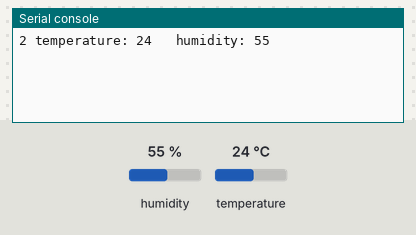
A program run on a simulated Raspberry Pi Pico running MicroPython. On the bench: the last lines printed to the serial console. The inputs (shaded band) are chosen by the test bench; at power-on: humidity 55 %, temperature 24 °C.

Above: at 1.2 s.
1.3 s: humidity set to 22 %
At 2.4 s:
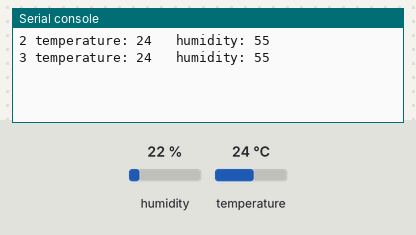
2.8 s: temperature set to 12 °C
At 3.9 s:
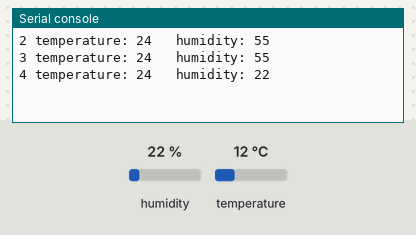
4.3 s: humidity set to 40 %
At 5.9 s:
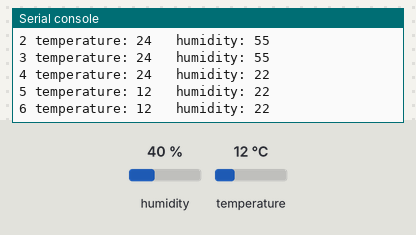
Timing chart, 0 to 7.4 s (numbered marks = the images above; inputs shaded):
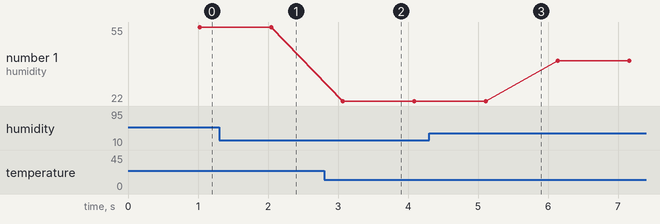

The program:

fan_OK_dht11.py
```python
import machine
import utime
import dht

# Configure the sensor data pin
DATA_PIN = machine.Pin(18, machine.Pin.IN, machine.Pin.PULL_UP)

# Create an instance of the DHT22 sensor
sensor = dht.DHT11(DATA_PIN)
temperature = -1
humidity = -1

def read_and_display_data():

    global temperature
    global humidity
    try:
        sensor.measure()
        temperature = sensor.temperature()
        humidity = sensor.humidity()
#         print("Temperature: {:.2f}°C, Humidity: {:.2f}%".format(temperature, humidity))
    except Exception as e:
        print("Error reading sensor data:", e)


def main():
    i = 1
    # Main loop
    while True:
        read_and_display_data()
        utime.sleep(1)  # Wait for 1 seconds before reading the data again
        i += 1
        print(i, "temperature:", temperature, "  humidity:", humidity)

if __name__ == "__main__":
    main()
```

Measured:
- plotted number 1: 22 → 40 after the input at 4.3 s
